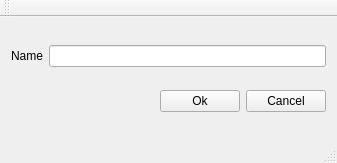
<?xml version="1.0" encoding="UTF-8"?>
<ui version="4.0">
 <class>MainWindow</class>
 <widget class="QMainWindow" name="MainWindow">
  <property name="geometry">
   <rect>
    <x>0</x>
    <y>0</y>
    <width>337</width>
    <height>163</height>
   </rect>
  </property>
  <property name="windowTitle">
   <string>MainWindow</string>
  </property>
  <widget class="QWidget" name="centralWidget">
   <layout class="QVBoxLayout" name="verticalLayout">
    <item>
     <layout class="QHBoxLayout" name="horizontalLayout">
      <item>
       <widget class="QLabel" name="label">
        <property name="text">
         <string>Name</string>
        </property>
       </widget>
      </item>
      <item>
       <widget class="QLineEdit" name="lineEdit"/>
      </item>
     </layout>
    </item>
    <item>
     <layout class="QHBoxLayout" name="horizontalLayout_2">
      <item>
       <spacer name="horizontalSpacer">
        <property name="orientation">
         <enum>Qt::Horizontal</enum>
        </property>
        <property name="sizeHint" stdset="0">
         <size>
          <width>40</width>
          <height>20</height>
         </size>
        </property>
       </spacer>
      </item>
      <item>
       <widget class="QPushButton" name="pushButton">
        <property name="text">
         <string>Ok</string>
        </property>
       </widget>
      </item>
      <item>
       <widget class="QPushButton" name="pushButton_2">
        <property name="text">
         <string>Cancel</string>
        </property>
       </widget>
      </item>
     </layout>
    </item>
   </layout>
  </widget>
  <widget class="QMenuBar" name="menuBar">
   <property name="geometry">
    <rect>
     <x>0</x>
     <y>0</y>
     <width>337</width>
     <height>22</height>
    </rect>
   </property>
  </widget>
  <widget class="QToolBar" name="mainToolBar">
   <attribute name="toolBarArea">
    <enum>TopToolBarArea</enum>
   </attribute>
   <attribute name="toolBarBreak">
    <bool>false</bool>
   </attribute>
  </widget>
  <widget class="QStatusBar" name="statusBar"/>
 </widget>
 <layoutdefault spacing="6" margin="11"/>
 <resources/>
 <connections>
  <connection>
   <sender>pushButton_2</sender>
   <signal>clicked()</signal>
   <receiver>MainWindow</receiver>
   <slot>close()</slot>
   <hints>
    <hint type="sourcelabel">
     <x>284</x>
     <y>113</y>
    </hint>
    <hint type="destinationlabel">
     <x>287</x>
     <y>258</y>
    </hint>
   </hints>
  </connection>
 </connections>
</ui>
